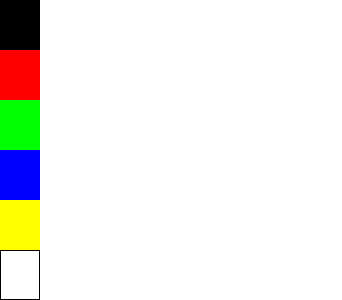
Frame 1 (no input)
Frame 60 (the mouse pressed at the canvas centre just before this capture): identical to frame 1, image omitted
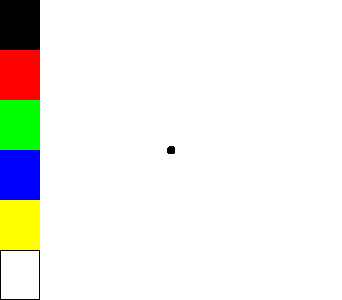
Frame 120 (the mouse held since frame 60 and released just before this capture)

The Processing sketch that drew these frames (run headless with seeded random() and noise(); from frame 60 on, the mouse is pressed at the canvas centre):

// Processing sketch: processing_6364
// ── processing_6364.pde

int clickX, clickY, releaseX, releaseY;
boolean nowDragging;
int full = 255;
int emt = 0;
int r;
int  g;
int  b;
int num;

void setup() 
{
  size(342,300);
  smooth();
  background (255,255,255);
  frameRate (1000);
}

void draw() 
{ 
  //black
  if((mousePressed)&& (mouseX >= 0) && (mouseX <= 40) && (mouseY >= 0) && (mouseY <=50))
  {
    r = 0;
    g = 0;
    b = 0;
    print ("black");
  }
  //red
  if ((mousePressed)&& (mouseX >= 0) && (mouseX <= 40) && (mouseY >= 50) && (mouseY <=100))
  {

    r = 255;
    g = 0;
    b = 0;
    print ("red");
  }
  //green 
  if ((mousePressed)&& (mouseX >= 0) && (mouseX <= 40) && (mouseY >= 100) && (mouseY <=150))
  {
    r = 0;
    g = 255;
    b = 0;
    print ("green");
  }
  //blue 
  if ((mousePressed)&& (mouseX >= 0) && (mouseX <= 40) && (mouseY >= 150) && (mouseY <=200))
  {
    r = 0;
    g = 0;
    b = 255;
    print ("blue");
  }
  //yellow
  if ((mousePressed)&& (mouseX >= 0) && (mouseX <= 40) && (mouseY >= 200) && (mouseY <=250))
  {
    r = 255;
    g = 255;
    b = 0;
    print ("yellow");
  }
  //white
  if ((mousePressed)&& (mouseX >= 0) && (mouseX <= 40) && (mouseY >= 250) && (mouseY <=300))
  {
    r = 255;
    g = 255;
    b = 255;
    print (" white");
  }
  
          //code for the dot
          if (mousePressed) 
          {
            fill(r,g,b);
            stroke (r,g,b);
            ellipse (mouseX,mouseY,5,5);
          }
    
  //code for color rectangles 
  noStroke ();
  fill (emt); //black
  rect (0,0,40,50);
  
  fill (full,emt,emt);//red
  rect (0,50,40,50);
  
  fill (emt,full,emt);//green
  rect (0,100,40,50);
  
  fill (emt,emt,full);//blue
  rect (0,150,40,50);

  fill (full,full,emt);//yelow
  rect (0,200,40,50);
  
  stroke(0);
  strokeWeight (1);
  fill (full);//white
  rect (0,250,39,49);

 //border
  stroke (full);
  strokeWeight (3);
  line (41,0,41, 300);
  noStroke ();
  stroke (255);


}

void mousePressed()
{
  clickX = releaseX = mouseX;
  clickY = releaseY = mouseY;
}
